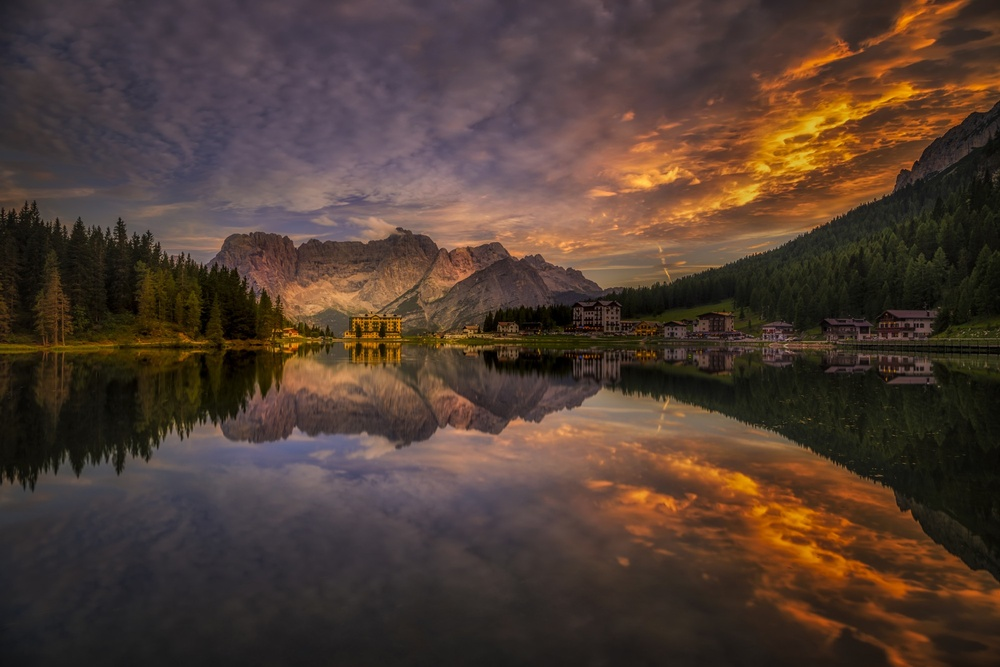
#> input picture coucher-de-soleil-sur-misurina.jpg, 1000 x 667 px, shrunk from 2000 x 1334 before the run, found by its file name
$ python try_svdmaison.py
#> lines starting #> are read from the running program, lines starting #| are printed output that depends on the picture
import numpy as np
import matplotlib.pyplot as plt
from matplotlib.image import imread
import os

image_path = "C:\\Users\\alban\\OneDrive\\INSA\\STPI2\\projet_maths\\coucher-de-soleil-sur-misurina.jpg"

# Taille maximale pour la compression
def k_max(A):
    m, n = A.shape[:2]
    return min(m, n)

# Charger une image
A = imread(image_path).astype(float)

# Si l’image est en couleur (3 canaux), on la convertit en niveaux de gris
if A.ndim == 3:
    A = np.mean(A, axis=2)
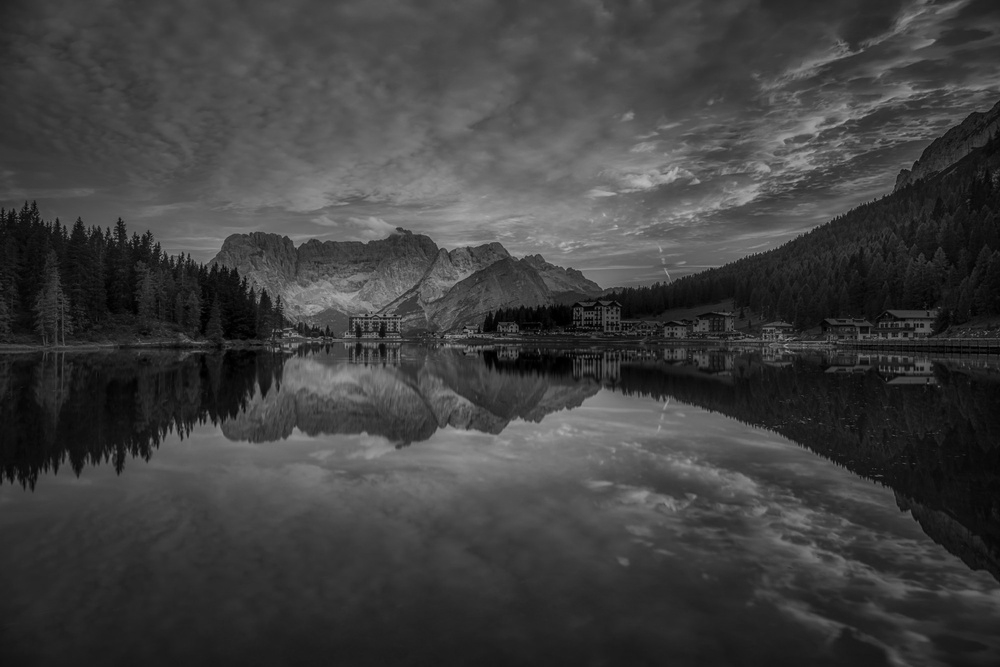
#> A: shape (667, 1000) float64; min 0, max 185, mean 63.5

eigenvalues, U = np.linalg.eigh(A @ A.T)
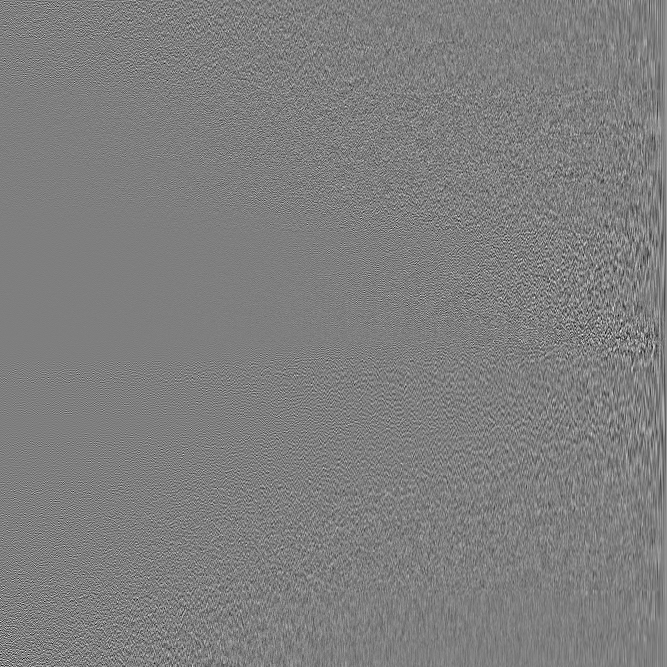
#> U: shape (667, 667) float64; min -0.263, max 0.264, mean 6.58e-05; drawn with min black and max white
#> eigenvalues = 667 values from 11.33 to 3.12e+09

index_sort = np.argsort(eigenvalues)[::-1]
#> index_sort = 667 values, max 666 at index 0, min 0 at index 666, mean 333
eigenvalues = eigenvalues[index_sort]
#> eigenvalues = 667 values, max 3.12e+09 at index 0, min 11.33 at index 666, mean 5089708
U = U[:, index_sort]
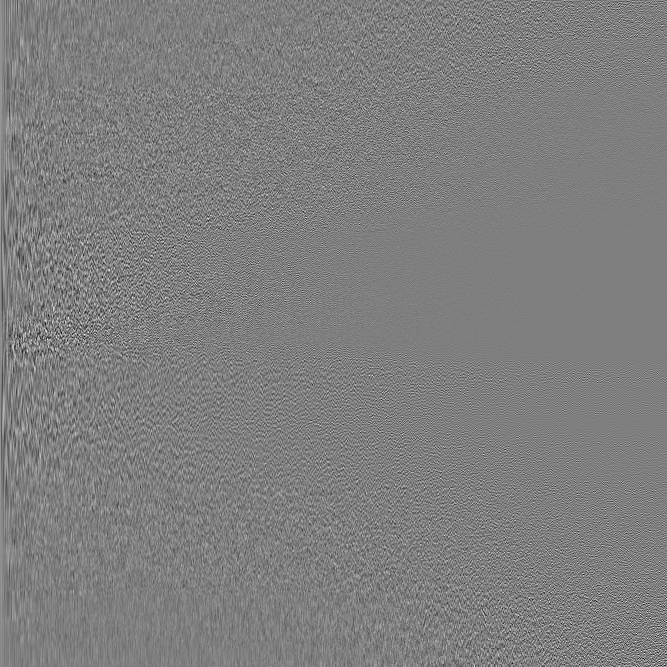
#> U: shape (667, 667) float64; min -0.263, max 0.264, mean 6.58e-05; drawn with min black and max white

eigenvalues, V = np.linalg.eigh(A.T @ A)
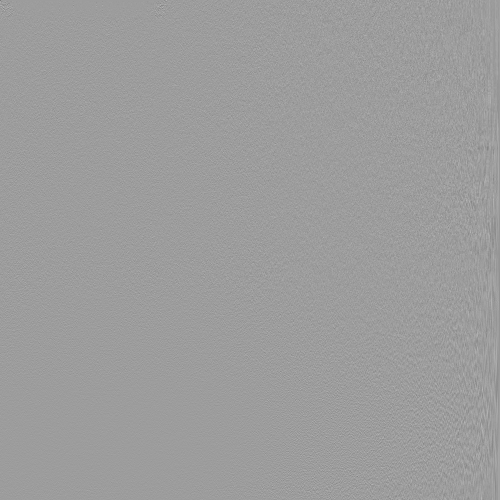
#> V: shape (1000, 1000) float64 (shown at 1/2 size); min -0.558, max 0.349, mean -2.35e-05; drawn with min black and max white
#> eigenvalues = 1000 values from -1.83e-07 to 3.12e+09

index_sort = np.argsort(eigenvalues)[::-1]
#> index_sort = 1000 values, max 999 at index 0, min 0 at index 999, mean 499.5
eigenvalues = eigenvalues[index_sort]
#> eigenvalues = 1000 values, max 3.12e+09 at index 0, min -1.83e-07 at index 999, mean 3394835.2
V = V[:, index_sort]

def construire_sigma(eigenvalues, A):
    m, n = A.shape[:2]
#> m = 667; n = 1000
    sigma = np.zeros((m, n))
    for i in range(k_max(A)):
        sigma[i, i] = np.sqrt(eigenvalues[i])
    return sigma

def construire_M(eigenvalues, U, V, A):
    return U @ construire_sigma(eigenvalues, A) @ V.T
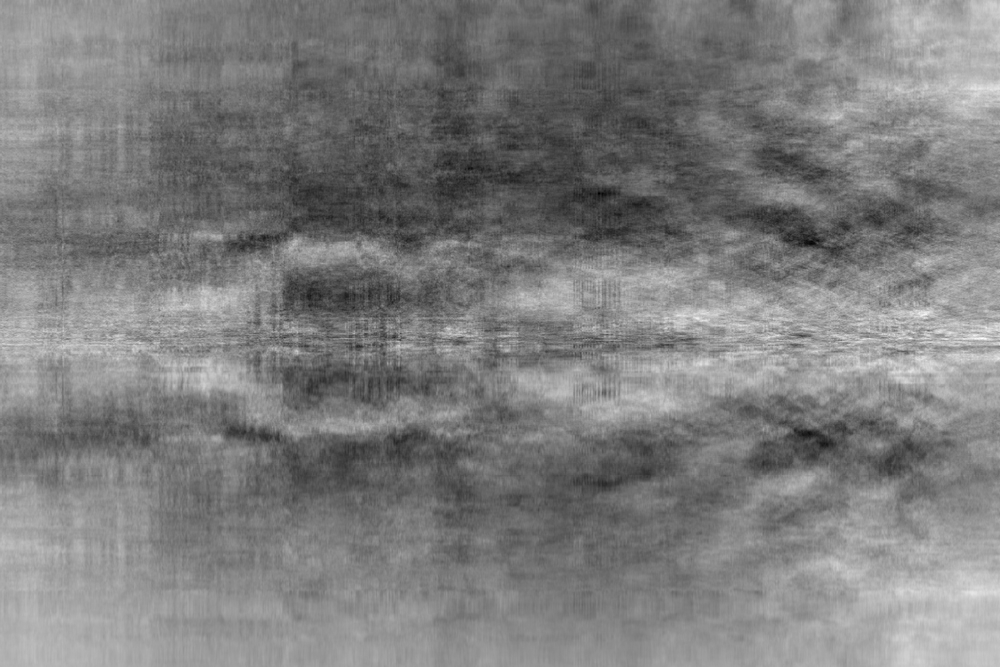
#> returned value: shape (667, 1000) float64; min -192.9, max 70.41, mean -63; drawn with min black and max white

image_compressed = construire_M(eigenvalues, U, V, A)
plt.imshow(image_compressed, cmap='gray')
plt.axis('off')
plt.show()
